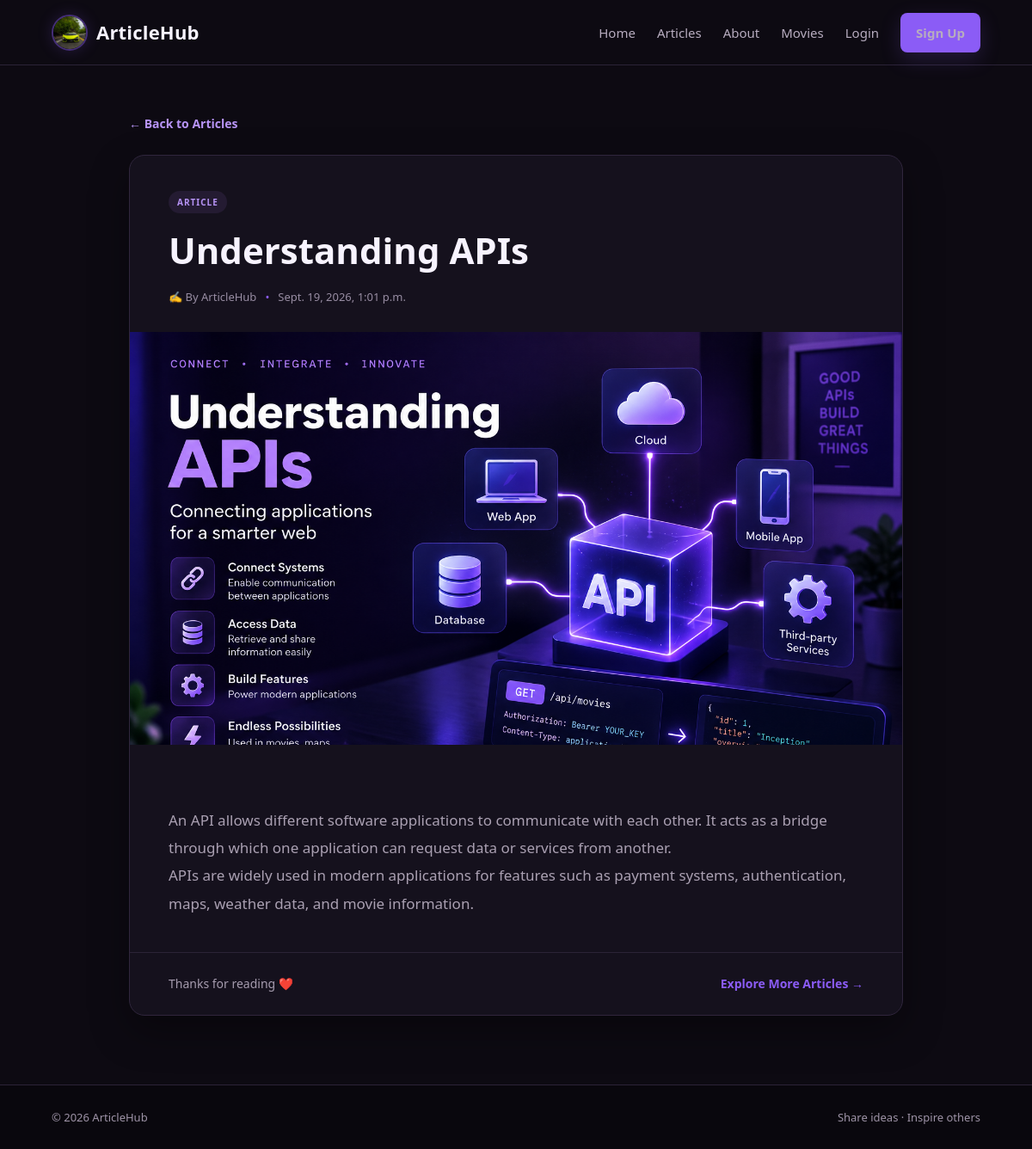
The app's page /codex/understanding-apis/ with its own data.
### codex/models.py (models this page shows)
class Article(models.Model):
    title = models.CharField(max_length=100)
    slug = models.SlugField()
    body = models.TextField()
    date = models.DateTimeField(auto_now_add=True)
    image = models.ImageField(upload_to="display/",null = True, blank = True)
    author = models.ForeignKey(User,default=None,on_delete=models.CASCADE)

### codex/views.py (the view)
# urls.py: path('<slug:slug>/',views.layout_detail,name="detail"),
def layout_detail(request,slug):
    rami = Article.objects.get(slug=slug)
    return render(request,'codex/detail.html',{'rami':rami})

### templates/codex/detail.html (shortened to what this page needs)
{% extends 'base_layout.html' %}
{% block content %}
<section class="article-detail-page">
    <a href="{% url 'codex:list' %}" class="back-link">
        ← Back to Articles
    </a>
    <article class="article-detail-card">
        <div class="detail-header">
            <span class="detail-tag">
                ARTICLE
            </span>
            <h1>
                {{ rami.title }}
            </h1>
            <div class="detail-meta">
                <span>
                    ✍️ By ArticleHub
                </span>
                <span class="meta-dot">
                    •
                </span>
                <span>
                    {{ rami.date }}
                </span>
            </div>
        </div>
        {% if rami.image %}
        <div class="detail-image">
            <img src="{{ rami.image.url }}"
                 alt="{{ rami.title }}">
        </div>
        {% endif %}
        <div class="detail-body">
            <p>
                {{ rami.body }}
            </p>
        </div>
        <div class="detail-footer">
            <p>
                Thanks for reading ❤️
            </p>
            <a href="{% url 'codex:list' %}">
                Explore More Articles →
            </a>
        </div>
    </article>
</section>
{% endblock %}

### assets/css/style.css (style rules this page uses)
* { margin: 0; padding: 0; box-sizing: border-box; }
html { scroll-behavior: smooth; }
body { font-family: "Segoe UI", Arial, sans-serif; background-color: #0D0A12; color: #F5F0FF; line-height: 1.6; }
a { text-decoration: none; color: inherit; }
.article-tag, .detail-tag { display: inline-block; color: #8B5CF6; background-color: #241B32; padding: 5px 10px; border-radius: 20px; font-size: 10px; font-weight: 700; letter-spacing: 1px; }
.article-detail-page { width: 90%; max-width: 900px; margin: auto; padding: 55px 0 80px; }
.back-link { display: inline-block; color: #8B5CF6; font-size: 14px; font-weight: 600; margin-bottom: 25px; }
.article-detail-card { background-color: #15111D; border: 1px solid #2B2337; border-radius: 18px; overflow: hidden; box-shadow: 0 12px 35px rgba(22, 93, 72, 0.06); }
.detail-header { padding: 40px 45px 30px; }
.detail-header h1 { color: #F7F3FF; font-size: 42px; line-height: 1.2; margin: 18px 0; }
.detail-meta { display: flex; align-items: center; gap: 10px; color: #988DA3; font-size: 13px; }
.meta-dot { color: #8B5CF6; }
.detail-image { width: 100%; max-height: 480px; overflow: hidden; }
.detail-image img { width: 100%; display: block; object-fit: cover; }
.detail-body { padding: 40px 45px; }
.detail-body p { color: #C3B8CC; font-size: 17px; line-height: 1.9; white-space: pre-line; }
.detail-footer { padding: 25px 45px; border-top: 1px solid #2B2337; display: flex; align-items: center; justify-content: space-between; gap: 20px; }
.detail-footer p { color: #A69CAF; font-size: 14px; }
.detail-footer a { color: #8B5CF6; font-size: 14px; font-weight: 600; }
:root { --bg: #0D0A12; --surface: #15111D; --surface-soft: #1C1726; --purple: #8B5CF6; --lavender: #B794F6; --text: #F7F3FF; --muted: #A69CAF; --border: #2B2337; }
body { background: radial-gradient(circle at 8% 0%, rgba(139, 92, 246, 0.10), transparent 28%), radial-gradient(circle at 92% 12%, rgba(183, 148, 246, 0.07), transparent 25%), var(--bg); color: var(--text); }
.home-hero, .about-page, .articles-page, .create-page, .article-detail-page, .auth-page { position: relative; }
.hero-label, .section-label, .article-tag, .detail-tag { color: var(--lavender); }
.hero-card, .feature-card, .value-card, .auth-card, .create-card, .article-card, .article-detail-card { background: rgba(21, 17, 29, 0.94); border: 1px solid rgba(139, 92, 246, 0.16); box-shadow: 0 18px 50px rgba(0, 0, 0, 0.28); }
.article-bottom, .detail-footer, .create-actions, .auth-footer { border-color: var(--border); }
.section-description, .hero-description, .purpose-content p, .article-description, .no-articles p, .detail-body p { color: #AAA0B2; }
html, body { background: #0D0A12 !important; color: #F7F3FF !important; }
.hero-card, .about-hero-card, .feature-card, .value-card, .auth-card, .create-card, .article-card, .article-detail-card { background: #15111D !important; border-color: #30263D !important; color: #F7F3FF !important; box-shadow: 0 18px 45px rgba(0, 0, 0, 0.35) !important; }
.article-body h2 a:hover, .read-link, .back-link, .auth-footer a { color: #B794F6 !important; }
.article-tag, .detail-tag { background: #241B32 !important; color: #B794F6 !important; }

### records on screen
Article: title "Understanding APIs", date "Sept. 19, 2026, 1:01 p.m.", image (picture), body "An API allows different software applications to communicate with each other. It acts as a bridge through which one application can request data or services from another. APIs are widely used in modern applications for features such as payment systems, authentication, maps, weather data, and movie information."
